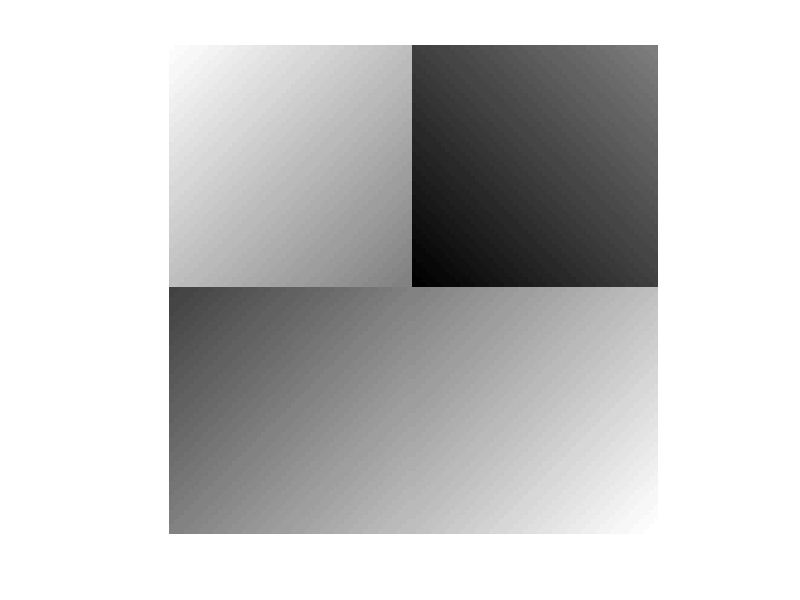

Reproduce this figure in MATLAB.
% make a 2d array of values.
imageData = []; % set up an empty array
imSize = 100;
numRows = imSize;
numCols = imSize;

%populate using a nested loop
for row=[1:50]
    imageRow = []; %empty vector for row
    for col = [1:50]
        pixelVal = uint8(255-((row+col)/(imSize*2)) * 255); % make a pixel val in 0..255
        imageRow = [imageRow pixelVal];  %add value for  pixel
    end
     for col = [50:100]
        pixelVal = uint8((col-row)/(imSize*2) *255); % make a pixel val in 0..255
        imageRow = [imageRow pixelVal];  %add value for  pixel
     end
    imageData = [imageData; imageRow]; % add row of pixels
end
for row=[50:100]
    imageRow = []; %empty vector for row
    for col = [1:50]
        pixelVal = uint8((row+col)/(imSize*2) * 255); % make a pixel val in 0..255
        imageRow = [imageRow pixelVal];  %add value for  pixel
    end
     for col = [50:100]
        pixelVal = uint8((row+col)/(imSize*2) * 255); % make a pixel val in 0..255
        imageRow = [imageRow pixelVal];  %add value for  pixel
     end
    imageData = [imageData; imageRow]; % add row of pixels
end



% display as an image
imshow(imageData);

% save as an image
imwrite(imageData,'test5.png');

% load an image
newImageData = imread('test5.png');

% print information about what is stored in the variable
whos newImageData;
